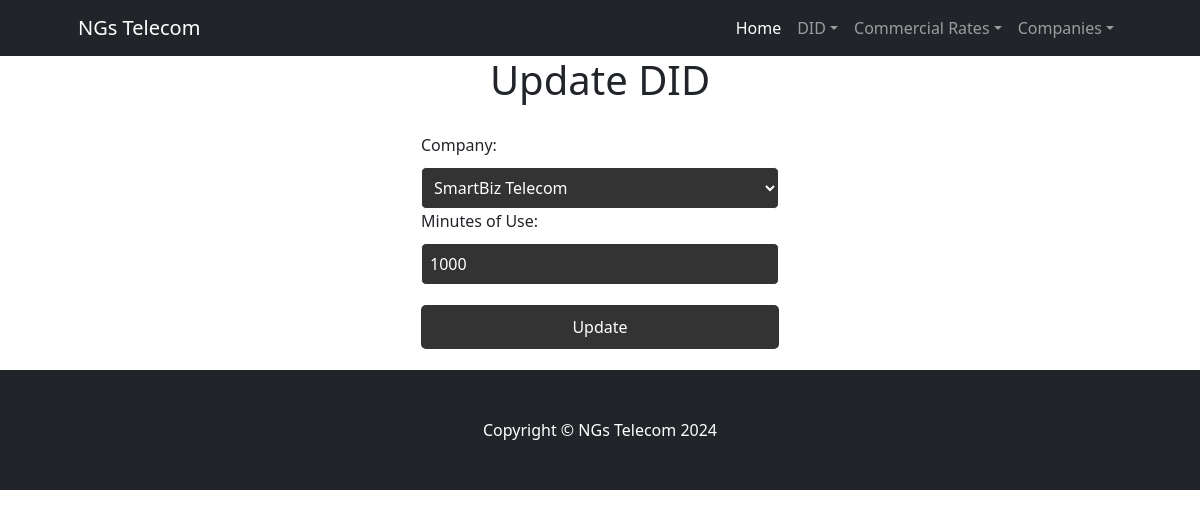
The app's page /DIDs/UpdateDIDs/1/, older data.
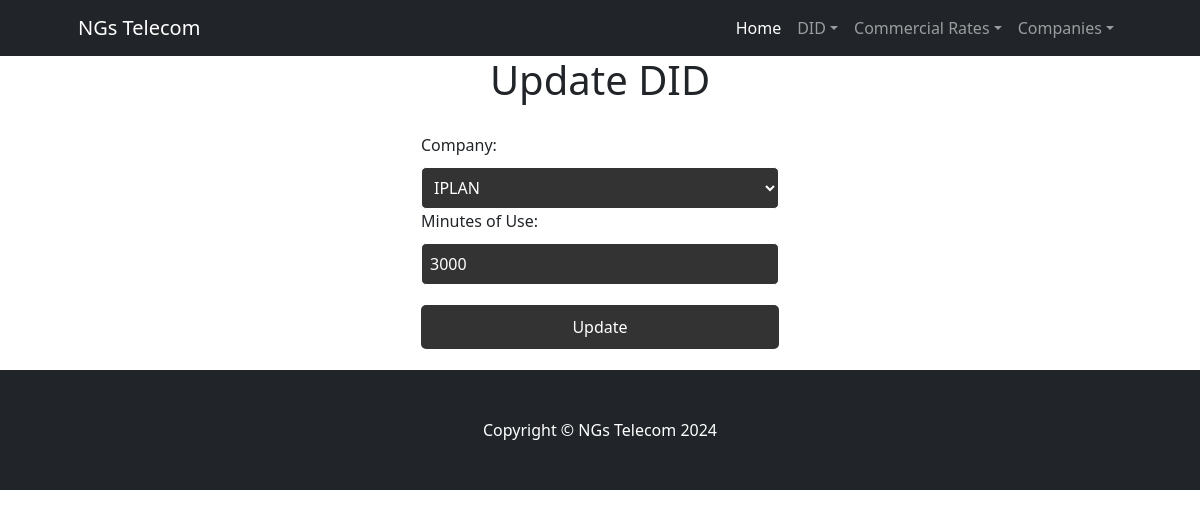
The same page, newer data.
### DIDs/models.py (models this page shows, shortened)
class DID(models.Model):
    numero = models.CharField(max_length=15)
    pais = models.CharField(max_length=30)
    empresa = models.CharField(max_length=30)
    minutos_uso = models.IntegerField()

class Compania(models.Model):
    direccion = models.CharField(max_length=60)
    codigo_postal = models.IntegerField()
    nombre = models.CharField(max_length=60)
    persona_contacto = models.CharField(max_length=60)
    NOCemail = models.EmailField()

### DIDs/views.py (the view)
# urls.py: path('UpdateDIDs/<int:pk>/', DIDUpdateView.as_view(), name='UpdateDID'),
class DIDUpdateView(UpdateView):
    model = DID
    template_name = 'dids/UpdateDIDs.html'
    fields = ['empresa', 'minutos_uso']
    success_url = reverse_lazy('BusDIDsByCompany')
    def get_context_data(self, **kwargs):
        context = super().get_context_data(**kwargs)
        context['companias'] = Compania.objects.all().order_by('nombre')
        return context

### DIDs/templates/dids/UpdateDIDs.html (shortened to what this page needs)
<!DOCTYPE html>
<html lang="en">
<head>
</head>
<body>
    {% extends "dids/inicio.html" %} {% load static %}
    {% block contenidoQueCambia %}
    <h1>Update DID</h1>
    <form method="POST">
        <label for="empresa">Company:</label>
        <select id="empresa" name="empresa" required>
            {% for compania in companias %}
                <option value="{{ compania.nombre }}" {% if compania.nombre == object.empresa %}selected{% endif %}>{{ compania.nombre }}</option>
            {% endfor %}
        </select>
        <label for="minutos_uso">Minutes of Use:</label>
        <input type="number" id="minutos_uso" name="minutos_uso" value="{{ object.minutos_uso }}" required>
        <input type="submit" value="Update">
    </form>
    {% endblock %}

### DIDs/templates/dids/inicio.html (shortened to what this page needs)
{% load static %}
<!DOCTYPE html>
<html lang="en">
<head>
    <link href="https://cdn.jsdelivr.net/npm/bootstrap-icons@1.4.1/font/bootstrap-icons.css" rel="stylesheet" />
    <link href="css/styles.css" rel="stylesheet" />
    <link href="{% static 'dids/css/styles.css' %}" rel="stylesheet" />
</head>
<body>
    <nav class="navbar navbar-expand-lg navbar-dark bg-dark">
        <div class="container px-lg-5">
            <a class="navbar-brand" href="#!">NGs Telecom</a>
            <div class="collapse navbar-collapse" id="navbarSupportedContent">
                <ul class="navbar-nav ms-auto mb-2 mb-lg-0">
                    <li class="nav-item">
                        <a class="nav-link active" aria-current="page" href="{% url 'Inicio' %}">Home</a>
                    </li>
                    <li class="nav-item dropdown">
                        <a class="nav-link dropdown-toggle" href="#" id="navbarDropdownDID" role="button" data-bs-toggle="dropdown"
                            aria-expanded="false">DID</a>
                    </li>
                    <li class="nav-item dropdown">
                        <a class="nav-link dropdown-toggle" href="#" id="navbarDropdownRates" role="button" data-bs-toggle="dropdown"
                            aria-expanded="false">Commercial Rates</a>
                    </li>
                    <li class="nav-item dropdown">
                        <a class="nav-link dropdown-toggle" href="#" id="navbarDropdownCompanies" role="button" data-bs-toggle="dropdown"
                            aria-expanded="false">Companies</a>
                    </li>
                </ul>
            </div>
        </div>
    </nav>
    {% block contenidoQueCambia %}{% endblock %}
    <footer class="py-5 bg-dark">
        <div class="container">
            <p class="m-0 text-center text-white">Copyright &copy; NGs Telecom 2024</p>
        </div>
    </footer>
</body>
</html>

### DIDs/templates/dids/UpdateDIDs.html (style rules this page uses)
body { background-color: black; color: white; font-family: Arial, sans-serif; }
h1 { text-align: center; }
form { max-width: 400px; margin: 0 auto; padding: 20px; border: 1px solid white; border-radius: 10px; }
label, select, input { display: block; width: 100%; margin-bottom: 10px; }
select, input[type="number"] { padding: 8px; border-radius: 5px; border: 1px solid white; background-color: #333; color: white; }
input[type="submit"] { padding: 10px 20px; border: none; border-radius: 5px; background-color: #333; color: white; cursor: pointer; margin-top: 20px; }

Row changes from the older to the newer data that the page shows:
changed DID: empresa "SmartBiz Telecom" → "IPLAN"; minutos_uso "1000" → "3000"
